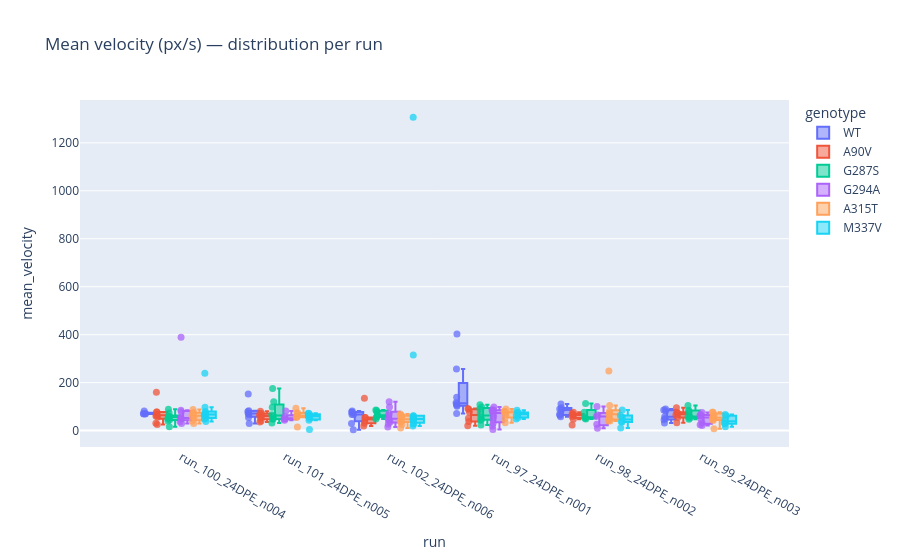
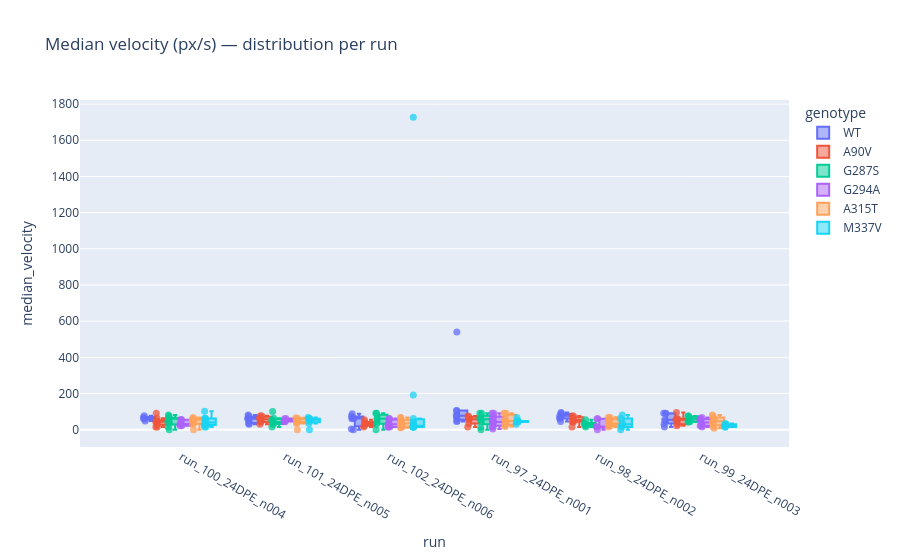
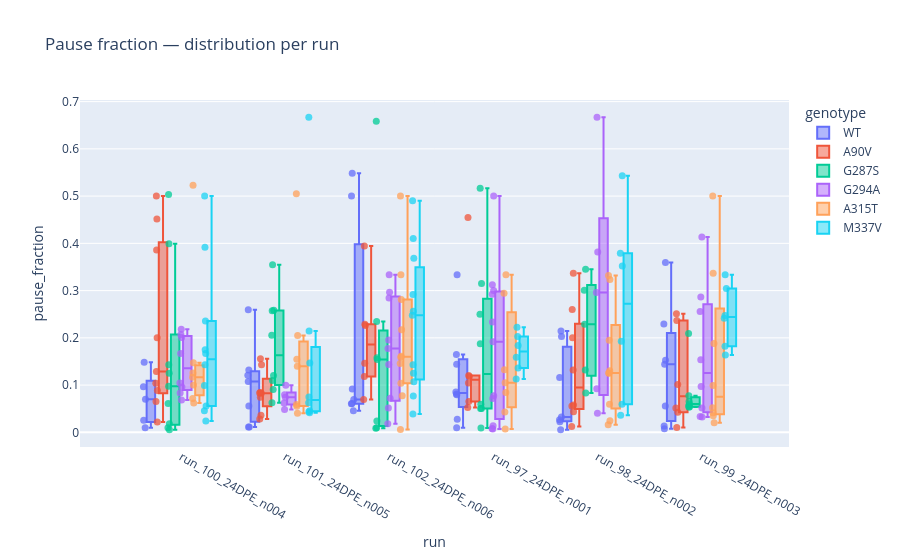
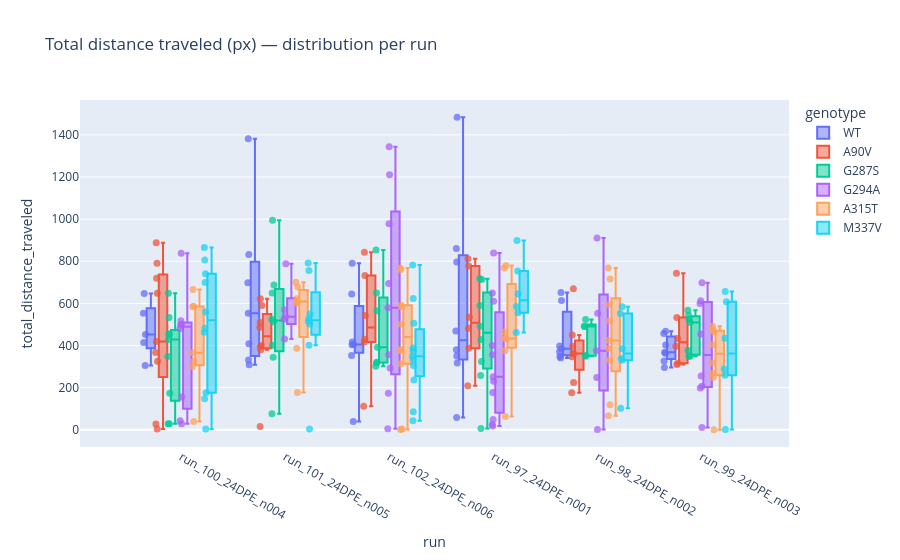

Notebook source saved alongside these figures, in order:
### Code cell
# Per-run sanity check: batch / lighting effects should not dwarf genotype
for feat in FEATURES:
    fig = px.box(
        df_agg, x="run", y=feat, color="genotype",
        points="all", hover_data=hover_data,
        title=f"{FEATURE_TITLES[feat]} — distribution per run",
    )
    fig.update_traces(jitter=0.3, marker=dict(size=7, opacity=0.75))
    fig.write_html(os.path.join(FIGURES_DIR, f"{feat}_per_run.html"))
    fig.show()
